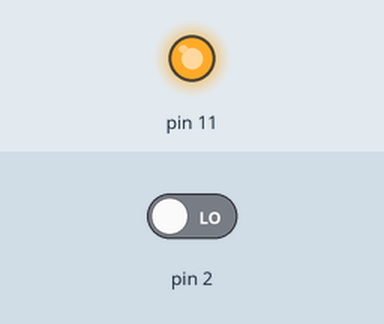
This sketch was run on a simulated Arduino Uno, built with avr-gcc and run on an emulated ATmega328P. Shown: output pins drawn as LEDs (lit = HIGH). The test bench sets the inputs (shaded band); at power-on: pin 2 LOW.

Above: at 1.2 s.
1.3 s: pin 2 driven HIGH
At 2.5 s:
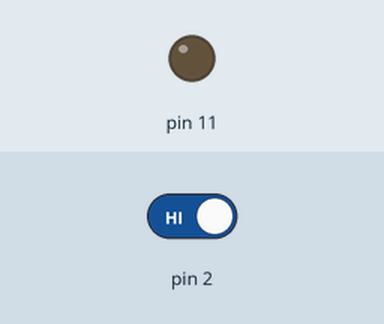
2.8 s: pin 2 driven LOW
At 4.1 s:
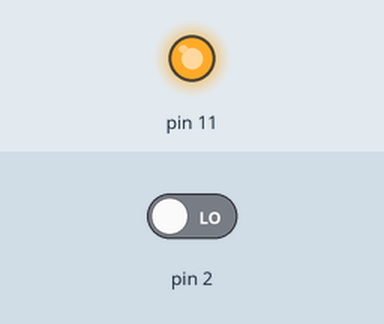
Timing chart, 0 to 5.8 s (numbered marks = the images above; inputs shaded):
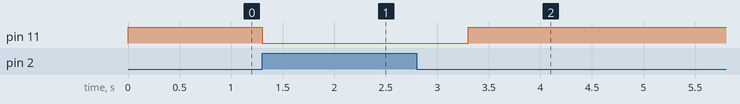

The sketch:

AS4.ino
```cpp
int buttonState = 0;

void setup()
{
  pinMode(2, INPUT);
  pinMode(11, OUTPUT);
}

void loop()
{
  buttonState = digitalRead(2);

  if(buttonState == HIGH)
  {
    digitalWrite(11, LOW);
    delay(2000);
  }
  else
  {
    digitalWrite(11, HIGH);
  }
}
```

Measured:
- after the input at 1.3 s, pin 11: HIGH → LOW at once
- after the input at 2.8 s, pin 11: LOW → HIGH after 0.50 s
